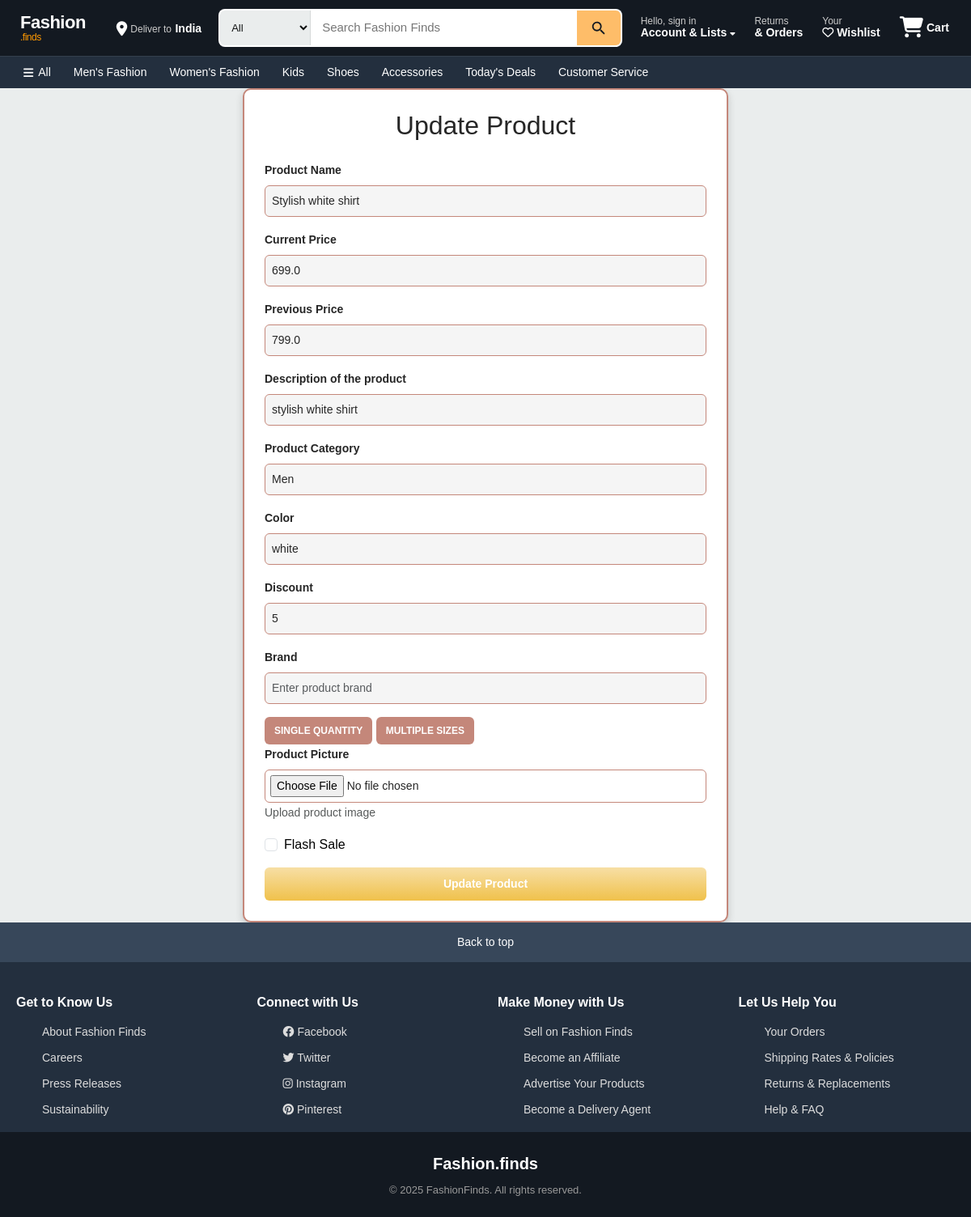
The app's page /admin/update-item/9 with its own data.
### app/models.py (models this page shows, shortened)
class Product(db.Model):
    __tablename__ = 'products'
    id = db.Column(db.Integer, primary_key=True)
    product_name = db.Column(db.String(100), nullable=False)
    product_picture = db.Column(db.String(1000), nullable=False)
    current_price = db.Column(db.Float, nullable=False)
    previous_price = db.Column(db.Float, nullable=False)
    description = db.Column(db.String(2000), nullable=True)
    color = db.Column(db.String(15))
    rating = db.Column(db.Integer, default=0)
    sale = db.Column(db.Boolean, default=False)
    discount = db.Column(db.Integer, nullable=True, default=0)
    category = db.Column(db.String(100), nullable=False)
    brand_id = db.Column(db.Integer, db.ForeignKey('brands.id'), nullable=True)
    count = db.Column(db.Integer, nullable=False, default=0)
    quantity_size = db.relationship('ProductSize', backref='product', lazy=True, cascade="all, delete-orphan")
    carts = db.relationship('Cart', backref='cart_product', lazy=True, cascade="all, delete-orphan")
    wishlists = db.relationship('Wishlist', backref='wishlist_product', lazy=True, cascade="all, delete-orphan")
    order_items = db.relationship('OrderItem', backref='product', lazy=True, cascade="all, delete-orphan")

### app/admin.py (the view, shortened to what this page needs)
@admin.route('/update-item/<int:product_id>', methods=['GET', 'POST'])
def update_item(product_id):
    product = Product.query.get_or_404(product_id)
    form = ProductForm(obj=product)
    return render_template("update_item.html", form=form, product=product)

### app/forms.py (shortened to what this page needs)
class ProductForm(FlaskForm):
    product_name = StringField(label="Product Name",validators = [DataRequired()])
    product_picture = FileField(label='Product Picture', validators=[DataRequired()])
    current_price = FloatField(label='Current Price', validators=[DataRequired()])
    previous_price = FloatField(label='Previous Price', validators=[DataRequired()])
    description = StringField(label="Description of the product",validators = [DataRequired()])
    category = StringField(label="Product Category",validators = [DataRequired()])
    sale = BooleanField(label='Flash Sale', default=False)
    discount = IntegerField(label='Discount', validators=[optional(), NumberRange(min=0, max=100)], default=0)
    brand = StringField(label="Brand",validators = [DataRequired()])
    color = StringField(label="Color",validators = [DataRequired()])
    sizes = FieldList(FormField(SizeQuantityForm),min_entries=1)
    add_product = SubmitField('Add Product')
    update_product = SubmitField('Update Product')

class SizeQuantityForm(FlaskForm):
    size = StringField(label="Size", validators=[optional()], default="Free Size")
    quantity = IntegerField(label="Quantity", validators=[optional(), NumberRange(min=0)],default=0)
    single_quantity = IntegerField(label="Quantity", validators=[optional(), NumberRange(min=0)],default=0)

### app/templates/update_item.html (shortened to what this page needs)
{% extends "base.html" %}
{% block content %}
<link rel="stylesheet" href="https://cdn.jsdelivr.net/npm/bootstrap@5.3.0/dist/css/bootstrap.min.css">
<link rel="stylesheet" href="{{url_for('static',filename='css/style.css')}}">
<div class="container">
    <div class="form-container">
        <h2 class="text-center mb-4">Update Product</h2>
        <form action="{{ url_for('admin.update_item', product_id=product.id) }}" method="post" enctype="multipart/form-data">
            <div class="mb-3">
                {{ form.product_name.label(class="form-label") }}
                {{ form.product_name(class="form-control", placeholder="Enter product name") }}
            </div>
            <div class="mb-3">
                {{ form.current_price.label(class="form-label") }}
                {{ form.current_price(class="form-control", placeholder="Enter current price") }}
            </div>
            <div class="mb-3">
                {{ form.previous_price.label(class="form-label") }}
                {{ form.previous_price(class="form-control", placeholder="Enter previous price") }}
            </div>
            <div class="mb-3">
                {{ form.description.label(class="form-label") }}
                {{ form.description(class="form-control", placeholder="Enter product description") }}
            </div>
            <div class="mb-3">
                {{ form.category.label(class="form-label") }}
                {{ form.category(class="form-control", placeholder="Enter category") }}
            </div>
            <div class="mb-3">
                {{ form.color.label(class="form-label") }}
                {{ form.color(class="form-control", placeholder="Enter product color") }}
            </div>
            <div class="mb-3">
                {{ form.discount.label(class="form-label") }}
                {{ form.discount(class="form-control", placeholder="Enter product discount") }}
            </div>
            <div class="mb-3">
                {{ form.brand.label(class="form-label") }}
                {{ form.brand(class="form-control", placeholder="Enter product brand") }}
            </div>
            <button class="btn-sizes" type="button" onclick="showSingleQuantity()">Single Quantity</button>
            <button class="btn-sizes" type="button" onclick="showMultipleSizes()">Multiple Sizes</button>
            <div class="mb-3">
                {{ form.product_picture.label(class="form-label") }}
                <input type="file" class="file-input" id="fileInput" name="product_picture">
                <small class="text-muted">Upload product image</small>
            </div>
            <div class="mb-3 form-check">
                 {{ form.sale(class="form-check-input", id="saleCheckbox") }}
                 <label class="form-check-label" for="saleCheckbox">Flash Sale</label>
             </div>
            <button type="submit" class="btn btn-primary w-100">Update Product</button>
        </form>
    </div>
</div>
{% endblock %}

### app/static/css/style.css (style rules this page uses)
*, *::before, *::after { margin: 0; padding: 0; box-sizing: border-box; }
:root { --primary-dark: #131921; --primary: #232F3E; --primary-light: #37475A; --accent: #FF9900; --accent-light: #FEBD69; --accent-hover: #E88B00; --bg: #EAEDED; --bg-white: #FFFFFF; --text: #0F1111; --text-secondary: #565959; --text-light: #767676; --link: #007185; --link-hover: #C7511F; --price: #B12704; --deal: #CC0C39; --success: #067D62; --border: #D5D9D9; --border-light: #E7E7E7; --shadow: 0 2px 5px rgba(15, 17, 17, 0.15); --shadow-lg: 0 4px 16px rgba(15, 17, 17, 0.2); --radius: 8px; --radius-sm: 4px; --transition: all 0.2s ease; }
html { height: 100%; scroll-behavior: smooth; }
body { font-family: "Arial", "Helvetica Neue", Helvetica, sans-serif; background-color: var(--bg); color: var(--text); min-height: 100vh; display: flex; flex-direction: column; line-height: 1.5; -webkit-font-smoothing: antialiased; overflow-x: hidden; }
.btn-primary { background: linear-gradient(to bottom, #F7DFA5, #F0C14B); border: 1px solid #A88734; color: var(--text); padding: 6px 16px; border-radius: 20px; font-size: 13px; cursor: pointer; transition: var(--transition); }
.text-center { text-align: center; }
.text-muted { color: var(--text-secondary) !important; }
.mb-4 { margin-bottom: 24px; }
html, body { overflow-x: hidden; }
form { display: block; }
label { color: var(--text); }

### app/templates/update_item.html (style rules this page uses)
label { color: black; }
body { font-family: Arial, sans-serif; color: #262626; }
.form-container { max-width: 600px; background: white; padding: 25px; border-radius: 10px; box-shadow: 0px 4px 10px rgba(38, 38, 38, 0.2); margin: auto; border: 2px solid #C4877A; }
.form-label { font-weight: bold; font-size: 14px; color: #262626; }
.form-control { border-radius: 6px; padding: 8px; font-size: 14px; border: 1px solid #C4877A; background-color: #F5F5F5; color: #262626; }
.btn-primary { background-color: #C4877A; border: none; transition: 0.3s; width: 100%; padding: 10px; font-size: 14px; border-radius: 6px; color: white; font-weight: bold; }
.btn-sizes { padding: 8px 12px; border: none; border-radius: 6px; align-items: center; font-size: 12px; cursor: pointer; transition: 0.3s; text-transform: uppercase; font-weight: bold; background-color: #C4877A; color: white; }
.file-input { border: 1px solid #C4877A; padding: 6px; border-radius: 6px; background-color: white; width: 100%; font-size: 14px; color: #262626; }
::placeholder { color: #8e8e8e; }

### records on screen
Product: product_name "Stylish white shirt", current_price "699.0", previous_price "799.0", description "stylish white shirt", category "Men", color "white", discount "5"
